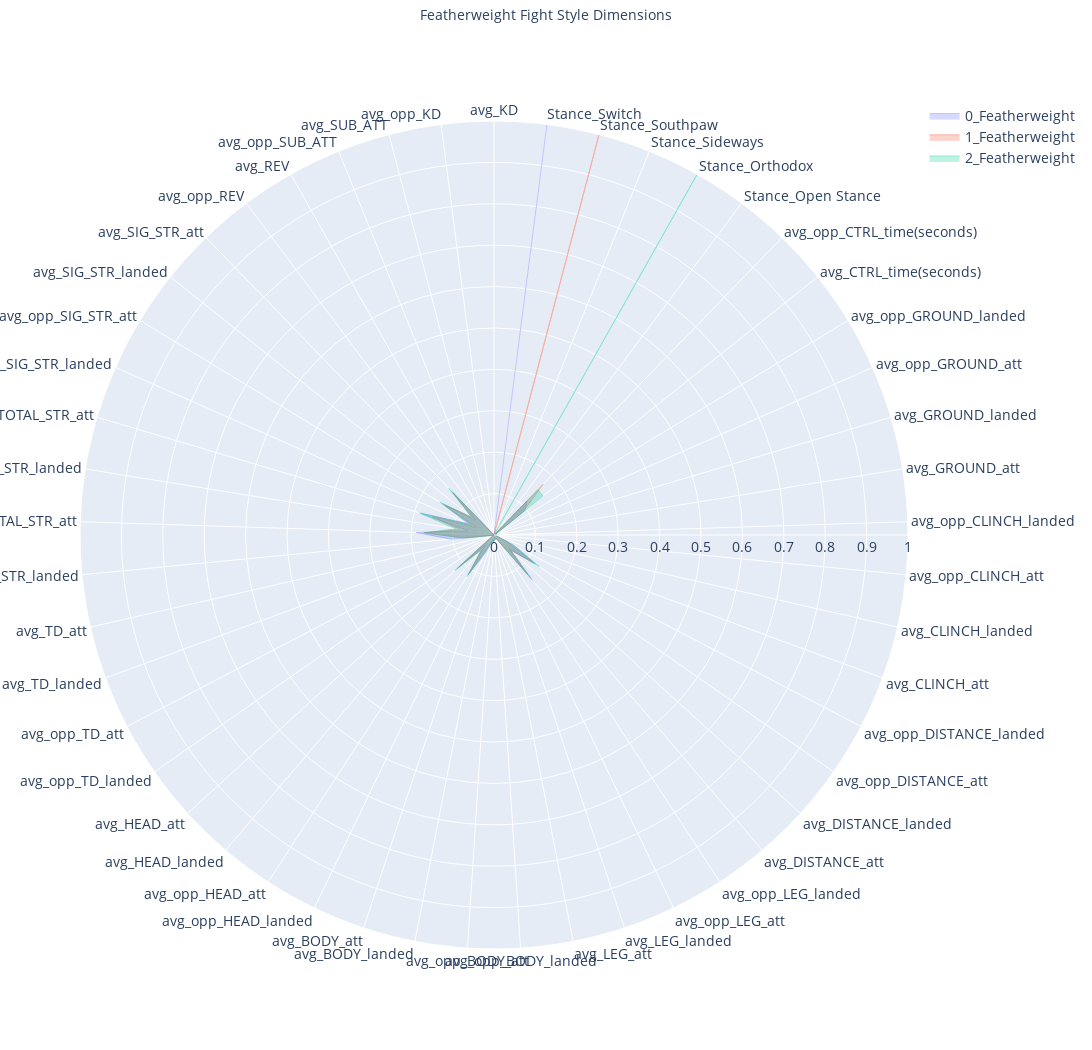
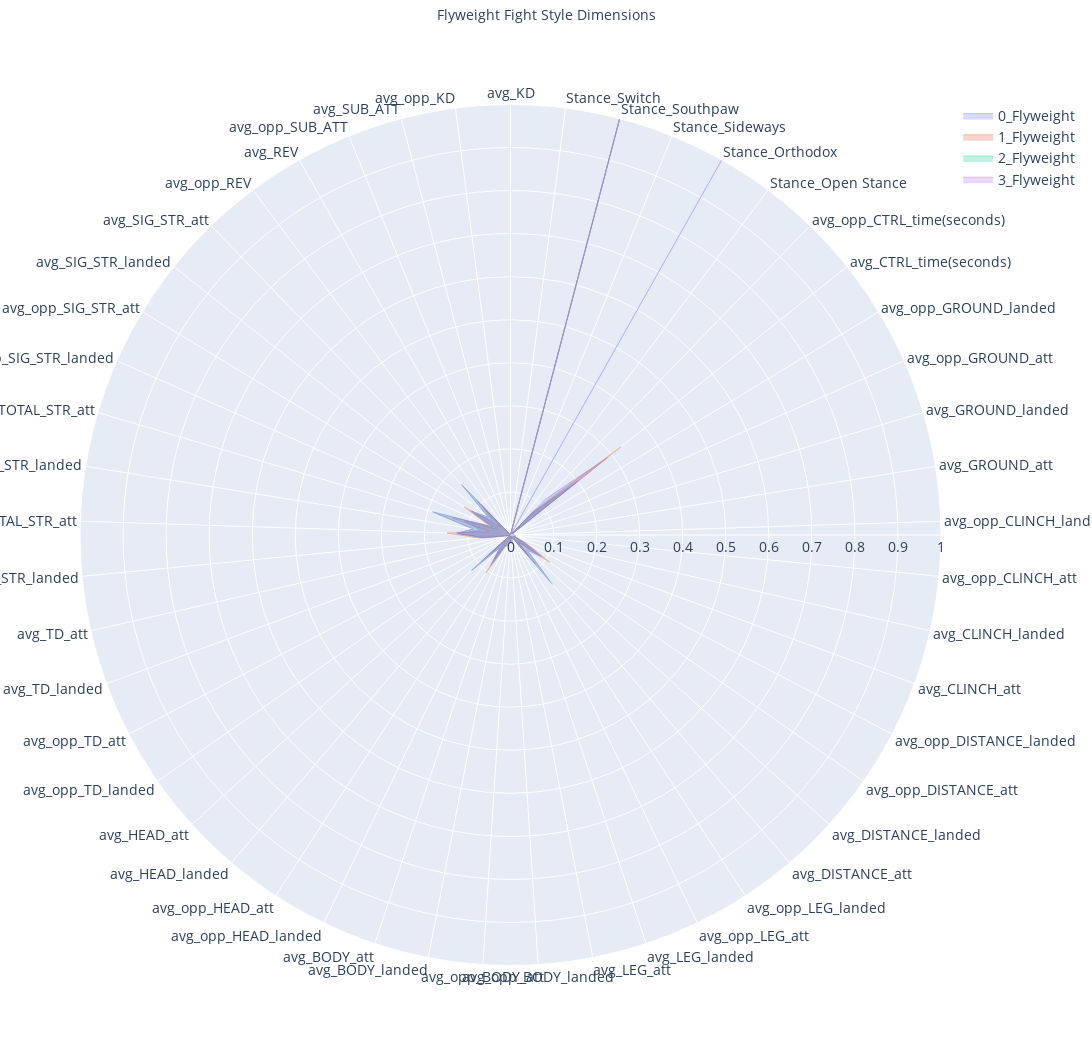
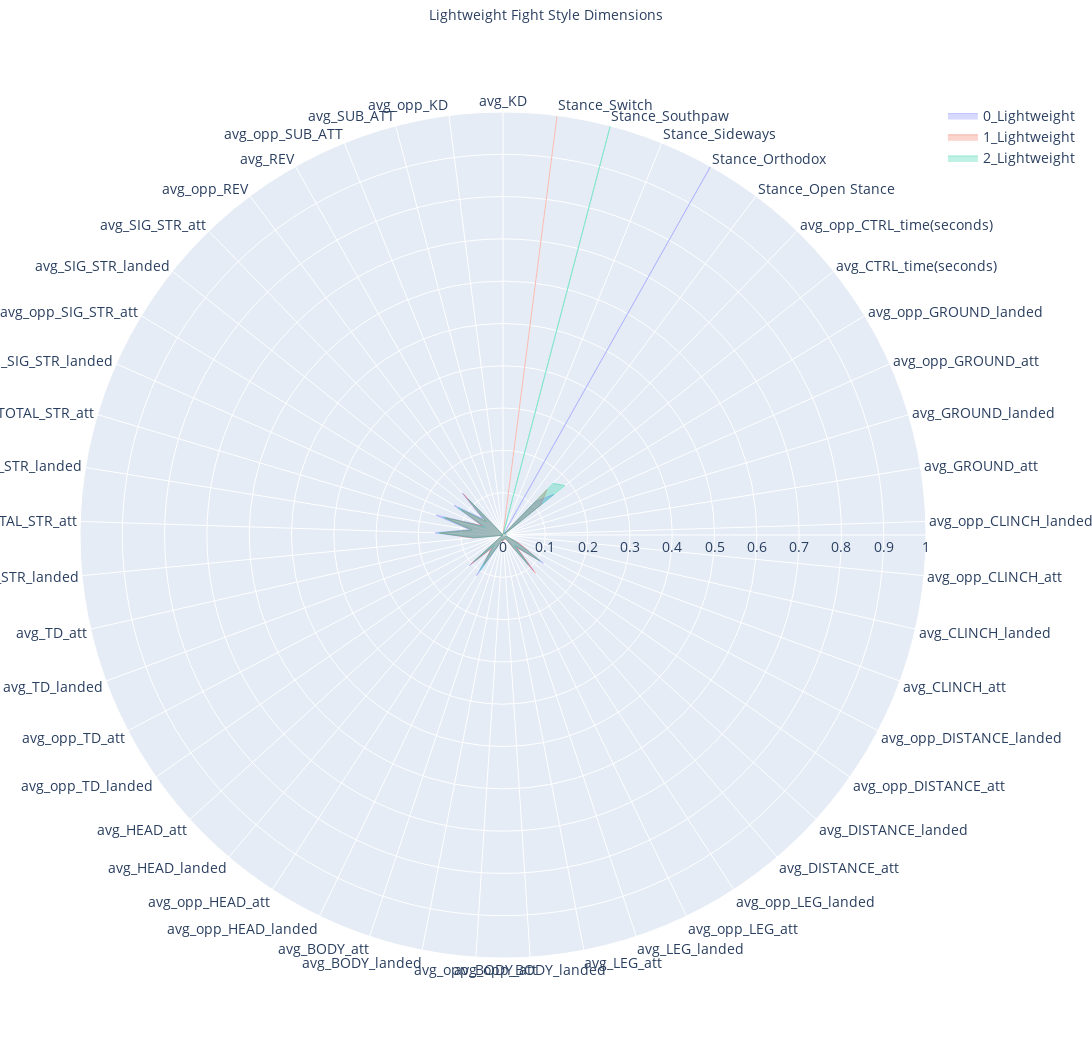
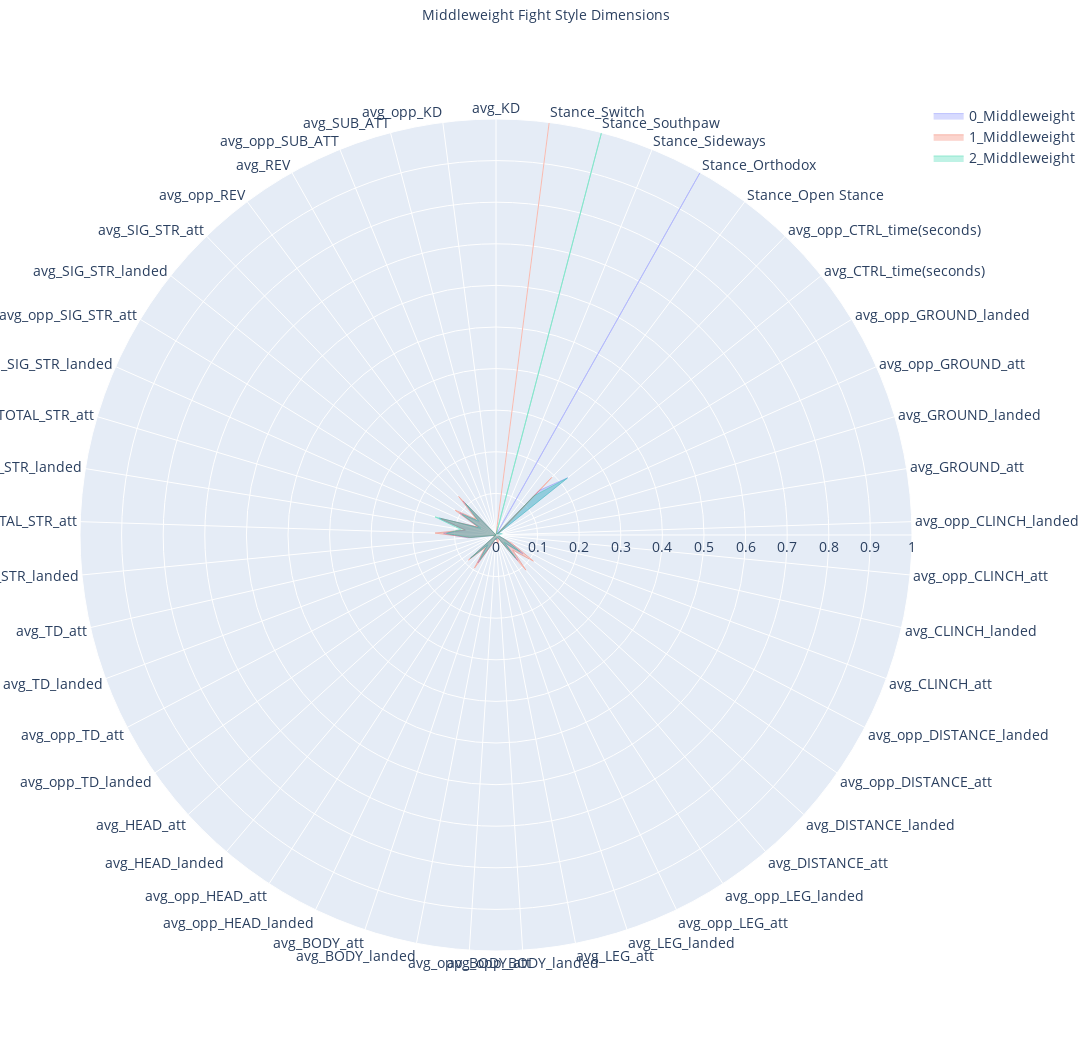

Notebook cell for these charts, in order:
### Code cell
import plotly.graph_objects as go
import plotly.io as pio
import pandas as pd

def plot_fighters_radar_chart(data, weight_class, save_path):
    dimensions = data.drop(columns='specific_cluster').columns
    fig = go.Figure()

    for specific_cluster in data['specific_cluster'].unique():
        cluster_data = data[data['specific_cluster'] == specific_cluster]

        fig.add_trace(go.Scatterpolar(
            r=cluster_data[dimensions].values.tolist()[0],
            theta=dimensions,
            fill='toself',
            name=specific_cluster,
            opacity=0.5,
            line=dict(width=0.8)
        ))

    fig.update_layout(
        title=dict(
            text=f'{weight_class} Fight Style Dimensions',
            x=0.5,
            y=0.99,
            font=dict(size=14)
        ),

        
        polar=dict(
            radialaxis=dict(
                visible=True,
                range=[0, data[dimensions].values.astype(float).max()],
                tickfont=dict(size=14)  # Increase tick font size
            ),
            angularaxis=dict(
                rotation=90,
                direction="counterclockwise",
                tickfont=dict(size=14)  # Increase tick font size
            ),
        ),
        showlegend=True,
        width=1450,
        height=1050,
        legend=dict(font=dict(size=14))  # Increase legend font size
    )

    pio.write_image(fig, save_path)
    fig.show()

# Replace `significant_weight_classes` with the actual list of weight classes
for weights in significant_weight_classes:
    save_path = f"C:\\Users\\johna\\anaconda3\\envs\\ufc-env\\ufc_styles\\data\\03_reports\\radar_plots_{weights}.png"
    plot_fighters_radar_chart(data=radar_chart_data[weights], weight_class=weights, save_path=save_path)

### Figure 1 — Plotly figure (JSON) as saved in the notebook; plotly's stock layout.template omitted (floating-point values rounded to 4 significant figures)
{"data": [{"fill": "toself", "line": {"width": 0.8}, "name": "0_Featherweight", "opacity": 0.5, "r": [0.000349, 3.773e-05, 0.001111, 0, 2.941e-05, 0, 0.146, 0.05751, 0.1459, 0.06731, 0.1842, 0.06396, 0.1877, 0.1041, 0.002062, 0.0004268, 0.00489, 0.002299, 0.1208, 0.03244, 0.1152, 0.04823, 0.0162, 0.01067, 0.01995, 0.01296, 0.006654, 0.005179, 0.008889, 0.00815, 0.144, 0.05458, 0.122, 0.05676, 0.004268, 0.003414, 0.005196, 0.00307, 0.004435, 0.00307, 0.006315, 0.005083, 0.09594, 0.1148, 0, 0, 0, 0, 1], "theta": ["avg_KD", "avg_opp_KD", "avg_SUB_ATT", "avg_opp_SUB_ATT", "avg_REV", "avg_opp_REV", "avg_SIG_STR_att", "avg_SIG_STR_landed", "avg_opp_SIG_STR_att", "avg_opp_SIG_STR_landed", "avg_TOTAL_STR_att", "avg_TOTAL_STR_landed", "avg_opp_TOTAL_STR_att", "avg_opp_TOTAL_STR_landed", "avg_TD_att", "avg_TD_landed", "avg_opp_TD_att", "avg_opp_TD_landed", "avg_HEAD_att", "avg_HEAD_landed", "avg_opp_HEAD_att", "avg_opp_HEAD_landed", "avg_BODY_att", "avg_BODY_landed", "avg_opp_BODY_att", "avg_opp_BODY_landed", "avg_LEG_att", "avg_LEG_landed", "avg_opp_LEG_att", "avg_opp_LEG_landed", "avg_DISTANCE_att", "avg_DISTANCE_landed", "avg_opp_DISTANCE_att", "avg_opp_DISTANCE_landed", "avg_CLINCH_att", "avg_CLINCH_landed", "avg_opp_CLINCH_att", "avg_opp_CLINCH_landed", "avg_GROUND_att", "avg_GROUND_landed", "avg_opp_GROUND_att", "avg_opp_GROUND_landed", "avg_CTRL_time(seconds)", "avg_opp_CTRL_time(seconds)", "Stance_Open Stance", "Stance_Orthodox", "Stance_Sideways", "Stance_Southpaw", "Stance_Switch"], "type": "scatterpolar"}, {"fill": "toself", "line": {"width": 0.8}, "name": "1_Featherweight", "opacity": 0.5, "r": [0.0001583, 1.128e-05, 0.0007923, 0.0001812, 0, 0, 0.1408, 0.07021, 0.1382, 0.04682, 0.1558, 0.08322, 0.1686, 0.07138, 0.00187, 0.0009507, 0.004299, 0.001212, 0.1147, 0.04341, 0.1086, 0.02838, 0.01833, 0.01222, 0.01463, 0.009359, 0.01215, 0.007974, 0.01174, 0.009948, 0.1239, 0.0521, 0.1164, 0.03549, 0.006985, 0.00349, 0.00679, 0.004175, 0.005791, 0.003889, 0.007307, 0.004987, 0.08822, 0.1709, 0, 0, 0, 1, 0], "theta": ["avg_KD", "avg_opp_KD", "avg_SUB_ATT", "avg_opp_SUB_ATT", "avg_REV", "avg_opp_REV", "avg_SIG_STR_att", "avg_SIG_STR_landed", "avg_opp_SIG_STR_att", "avg_opp_SIG_STR_landed", "avg_TOTAL_STR_att", "avg_TOTAL_STR_landed", "avg_opp_TOTAL_STR_att", "avg_opp_TOTAL_STR_landed", "avg_TD_att", "avg_TD_landed", "avg_opp_TD_att", "avg_opp_TD_landed", "avg_HEAD_att", "avg_HEAD_landed", "avg_opp_HEAD_att", "avg_opp_HEAD_landed", "avg_BODY_att", "avg_BODY_landed", "avg_opp_BODY_att", "avg_opp_BODY_landed", "avg_LEG_att", "avg_LEG_landed", "avg_opp_LEG_att", "avg_opp_LEG_landed", "avg_DISTANCE_att", "avg_DISTANCE_landed", "avg_opp_DISTANCE_att", "avg_opp_DISTANCE_landed", "avg_CLINCH_att", "avg_CLINCH_landed", "avg_opp_CLINCH_att", "avg_opp_CLINCH_landed", "avg_GROUND_att", "avg_GROUND_landed", "avg_opp_GROUND_att", "avg_opp_GROUND_landed", "avg_CTRL_time(seconds)", "avg_opp_CTRL_time(seconds)", "Stance_Open Stance", "Stance_Orthodox", "Stance_Sideways", "Stance_Southpaw", "Stance_Switch"], "type": "scatterpolar"}, {"fill": "toself", "line": {"width": 0.8}, "name": "2_Featherweight", "opacity": 0.5, "r": [0.0002431, 3.625e-05, 0.0003739, 6.473e-05, 5.763e-06, 1.125e-06, 0.1567, 0.06666, 0.1529, 0.05923, 0.1876, 0.09327, 0.1677, 0.07642, 0.005129, 0.001376, 0.0037, 0.001111, 0.1273, 0.0462, 0.1195, 0.03687, 0.01789, 0.01097, 0.01798, 0.01223, 0.01095, 0.008458, 0.01087, 0.008889, 0.1363, 0.04537, 0.133, 0.04914, 0.008889, 0.005556, 0.006742, 0.004153, 0.0105, 0.007616, 0.006667, 0.005048, 0.1511, 0.1522, 0, 1, 0, 0, 0], "theta": ["avg_KD", "avg_opp_KD", "avg_SUB_ATT", "avg_opp_SUB_ATT", "avg_REV", "avg_opp_REV", "avg_SIG_STR_att", "avg_SIG_STR_landed", "avg_opp_SIG_STR_att", "avg_opp_SIG_STR_landed", "avg_TOTAL_STR_att", "avg_TOTAL_STR_landed", "avg_opp_TOTAL_STR_att", "avg_opp_TOTAL_STR_landed", "avg_TD_att", "avg_TD_landed", "avg_opp_TD_att", "avg_opp_TD_landed", "avg_HEAD_att", "avg_HEAD_landed", "avg_opp_HEAD_att", "avg_opp_HEAD_landed", "avg_BODY_att", "avg_BODY_landed", "avg_opp_BODY_att", "avg_opp_BODY_landed", "avg_LEG_att", "avg_LEG_landed", "avg_opp_LEG_att", "avg_opp_LEG_landed", "avg_DISTANCE_att", "avg_DISTANCE_landed", "avg_opp_DISTANCE_att", "avg_opp_DISTANCE_landed", "avg_CLINCH_att", "avg_CLINCH_landed", "avg_opp_CLINCH_att", "avg_opp_CLINCH_landed", "avg_GROUND_att", "avg_GROUND_landed", "avg_opp_GROUND_att", "avg_opp_GROUND_landed", "avg_CTRL_time(seconds)", "avg_opp_CTRL_time(seconds)", "Stance_Open Stance", "Stance_Orthodox", "Stance_Sideways", "Stance_Southpaw", "Stance_Switch"], "type": "scatterpolar"}], "layout": {"height": 1050, "legend": {"font": {"size": 14}}, "polar": {"angularaxis": {"direction": "counterclockwise", "rotation": 90, "tickfont": {"size": 14}, "type": "category"}, "radialaxis": {"autorange": false, "range": [0, 1], "tickfont": {"size": 14}, "type": "linear", "visible": true}}, "showlegend": true, "title": {"font": {"size": 14}, "text": "Featherweight Fight Style Dimensions", "x": 0.5, "y": 0.99}, "width": 1450}}

### Figure 2 — Plotly figure (JSON) as saved in the notebook; plotly's stock layout.template omitted (floating-point values rounded to 4 significant figures)
{"data": [{"fill": "toself", "line": {"width": 0.8}, "name": "0_Flyweight", "opacity": 0.5, "r": [0.0001544, 5.239e-06, 0.0005725, 6.813e-05, 0, 3.454e-06, 0.09779, 0.05336, 0.0928, 0.03297, 0.1112, 0.06924, 0.122, 0.06531, 0.005403, 0.00245, 0.004058, 0.00118, 0.06839, 0.02897, 0.06679, 0.02191, 0.01447, 0.01135, 0.01732, 0.01073, 0.004113, 0.003402, 0.008562, 0.006308, 0.06435, 0.02437, 0.07148, 0.02137, 0.01078, 0.007378, 0.01282, 0.009246, 0.008642, 0.005682, 0.004259, 0.00277, 0.2875, 0.1153, 0, 1, 0, 0, 0], "theta": ["avg_KD", "avg_opp_KD", "avg_SUB_ATT", "avg_opp_SUB_ATT", "avg_REV", "avg_opp_REV", "avg_SIG_STR_att", "avg_SIG_STR_landed", "avg_opp_SIG_STR_att", "avg_opp_SIG_STR_landed", "avg_TOTAL_STR_att", "avg_TOTAL_STR_landed", "avg_opp_TOTAL_STR_att", "avg_opp_TOTAL_STR_landed", "avg_TD_att", "avg_TD_landed", "avg_opp_TD_att", "avg_opp_TD_landed", "avg_HEAD_att", "avg_HEAD_landed", "avg_opp_HEAD_att", "avg_opp_HEAD_landed", "avg_BODY_att", "avg_BODY_landed", "avg_opp_BODY_att", "avg_opp_BODY_landed", "avg_LEG_att", "avg_LEG_landed", "avg_opp_LEG_att", "avg_opp_LEG_landed", "avg_DISTANCE_att", "avg_DISTANCE_landed", "avg_opp_DISTANCE_att", "avg_opp_DISTANCE_landed", "avg_CLINCH_att", "avg_CLINCH_landed", "avg_opp_CLINCH_att", "avg_opp_CLINCH_landed", "avg_GROUND_att", "avg_GROUND_landed", "avg_opp_GROUND_att", "avg_opp_GROUND_landed", "avg_CTRL_time(seconds)", "avg_opp_CTRL_time(seconds)", "Stance_Open Stance", "Stance_Orthodox", "Stance_Sideways", "Stance_Southpaw", "Stance_Switch"], "type": "scatterpolar"}, {"fill": "toself", "line": {"width": 0.8}, "name": "1_Flyweight", "opacity": 0.5, "r": [0, 0, 0.0005843, 0.0004505, 3.168e-05, 0.0005737, 0.1113, 0.03056, 0.1254, 0.05363, 0.1404, 0.05056, 0.1475, 0.07388, 0.01099, 0.005177, 0.001563, 0.0009263, 0.08985, 0.0171, 0.1052, 0.03714, 0.01011, 0.003277, 0.01516, 0.01076, 0.01108, 0.009348, 0.004892, 0.004063, 0.08879, 0.02364, 0.1117, 0.04278, 0.002854, 0.001429, 0.008712, 0.005799, 0.003542, 0.002639, 0.007703, 0.005558, 0.3285, 0.0761, 0, 0, 0, 1, 0], "theta": ["avg_KD", "avg_opp_KD", "avg_SUB_ATT", "avg_opp_SUB_ATT", "avg_REV", "avg_opp_REV", "avg_SIG_STR_att", "avg_SIG_STR_landed", "avg_opp_SIG_STR_att", "avg_opp_SIG_STR_landed", "avg_TOTAL_STR_att", "avg_TOTAL_STR_landed", "avg_opp_TOTAL_STR_att", "avg_opp_TOTAL_STR_landed", "avg_TD_att", "avg_TD_landed", "avg_opp_TD_att", "avg_opp_TD_landed", "avg_HEAD_att", "avg_HEAD_landed", "avg_opp_HEAD_att", "avg_opp_HEAD_landed", "avg_BODY_att", "avg_BODY_landed", "avg_opp_BODY_att", "avg_opp_BODY_landed", "avg_LEG_att", "avg_LEG_landed", "avg_opp_LEG_att", "avg_opp_LEG_landed", "avg_DISTANCE_att", "avg_DISTANCE_landed", "avg_opp_DISTANCE_att", "avg_opp_DISTANCE_landed", "avg_CLINCH_att", "avg_CLINCH_landed", "avg_opp_CLINCH_att", "avg_opp_CLINCH_landed", "avg_GROUND_att", "avg_GROUND_landed", "avg_opp_GROUND_att", "avg_opp_GROUND_landed", "avg_CTRL_time(seconds)", "avg_opp_CTRL_time(seconds)", "Stance_Open Stance", "Stance_Orthodox", "Stance_Sideways", "Stance_Southpaw", "Stance_Switch"], "type": "scatterpolar"}, {"fill": "toself", "line": {"width": 0.8}, "name": "2_Flyweight", "opacity": 0.5, "r": [0.000128, 3.801e-05, 0.0002549, 0, 1.774e-05, 0, 0.1637, 0.06601, 0.1048, 0.04437, 0.1902, 0.08666, 0.1241, 0.06254, 0.00403, 0.001556, 0.00565, 0.001736, 0.1229, 0.03902, 0.07857, 0.02515, 0.0282, 0.01735, 0.01807, 0.01229, 0.01992, 0.01297, 0.006431, 0.005598, 0.1503, 0.04955, 0.08443, 0.03138, 0.01146, 0.007845, 0.01189, 0.007781, 0.007019, 0.004538, 0.003529, 0.002765, 0.1988, 0.06875, 0, 0, 0, 1, 0], "theta": ["avg_KD", "avg_opp_KD", "avg_SUB_ATT", "avg_opp_SUB_ATT", "avg_REV", "avg_opp_REV", "avg_SIG_STR_att", "avg_SIG_STR_landed", "avg_opp_SIG_STR_att", "avg_opp_SIG_STR_landed", "avg_TOTAL_STR_att", "avg_TOTAL_STR_landed", "avg_opp_TOTAL_STR_att", "avg_opp_TOTAL_STR_landed", "avg_TD_att", "avg_TD_landed", "avg_opp_TD_att", "avg_opp_TD_landed", "avg_HEAD_att", "avg_HEAD_landed", "avg_opp_HEAD_att", "avg_opp_HEAD_landed", "avg_BODY_att", "avg_BODY_landed", "avg_opp_BODY_att", "avg_opp_BODY_landed", "avg_LEG_att", "avg_LEG_landed", "avg_opp_LEG_att", "avg_opp_LEG_landed", "avg_DISTANCE_att", "avg_DISTANCE_landed", "avg_opp_DISTANCE_att", "avg_opp_DISTANCE_landed", "avg_CLINCH_att", "avg_CLINCH_landed", "avg_opp_CLINCH_att", "avg_opp_CLINCH_landed", "avg_GROUND_att", "avg_GROUND_landed", "avg_opp_GROUND_att", "avg_opp_GROUND_landed", "avg_CTRL_time(seconds)", "avg_opp_CTRL_time(seconds)", "Stance_Open Stance", "Stance_Orthodox", "Stance_Sideways", "Stance_Southpaw", "Stance_Switch"], "type": "scatterpolar"}, {"fill": "toself", "line": {"width": 0.8}, "name": "3_Flyweight", "opacity": 0.5, "r": [8.659e-05, 0, 0.0002865, 0, 1.774e-05, 0, 0.1617, 0.06486, 0.1088, 0.04533, 0.1861, 0.08863, 0.1251, 0.06309, 0.006287, 0.001878, 0.004628, 0.001117, 0.1203, 0.03902, 0.08499, 0.0291, 0.02602, 0.01359, 0.01807, 0.01117, 0.0198, 0.01297, 0.009276, 0.006823, 0.1412, 0.05444, 0.08948, 0.03509, 0.01101, 0.007845, 0.0116, 0.007124, 0.007019, 0.004538, 0.002836, 0.001689, 0.2019, 0.06875, 0, 0, 0, 1, 0], "theta": ["avg_KD", "avg_opp_KD", "avg_SUB_ATT", "avg_opp_SUB_ATT", "avg_REV", "avg_opp_REV", "avg_SIG_STR_att", "avg_SIG_STR_landed", "avg_opp_SIG_STR_att", "avg_opp_SIG_STR_landed", "avg_TOTAL_STR_att", "avg_TOTAL_STR_landed", "avg_opp_TOTAL_STR_att", "avg_opp_TOTAL_STR_landed", "avg_TD_att", "avg_TD_landed", "avg_opp_TD_att", "avg_opp_TD_landed", "avg_HEAD_att", "avg_HEAD_landed", "avg_opp_HEAD_att", "avg_opp_HEAD_landed", "avg_BODY_att", "avg_BODY_landed", "avg_opp_BODY_att", "avg_opp_BODY_landed", "avg_LEG_att", "avg_LEG_landed", "avg_opp_LEG_att", "avg_opp_LEG_landed", "avg_DISTANCE_att", "avg_DISTANCE_landed", "avg_opp_DISTANCE_att", "avg_opp_DISTANCE_landed", "avg_CLINCH_att", "avg_CLINCH_landed", "avg_opp_CLINCH_att", "avg_opp_CLINCH_landed", "avg_GROUND_att", "avg_GROUND_landed", "avg_opp_GROUND_att", "avg_opp_GROUND_landed", "avg_CTRL_time(seconds)", "avg_opp_CTRL_time(seconds)", "Stance_Open Stance", "Stance_Orthodox", "Stance_Sideways", "Stance_Southpaw", "Stance_Switch"], "type": "scatterpolar"}], "layout": {"height": 1050, "legend": {"font": {"size": 14}}, "polar": {"angularaxis": {"direction": "counterclockwise", "rotation": 90, "tickfont": {"size": 14}, "type": "category"}, "radialaxis": {"autorange": false, "range": [0, 1], "tickfont": {"size": 14}, "type": "linear", "visible": true}}, "showlegend": true, "title": {"font": {"size": 14}, "text": "Flyweight Fight Style Dimensions", "x": 0.5, "y": 0.99}, "width": 1450}}

### Figure 3 — Plotly figure (JSON) as saved in the notebook; plotly's stock layout.template omitted (floating-point values rounded to 4 significant figures)
{"data": [{"fill": "toself", "line": {"width": 0.8}, "name": "0_Lightweight", "opacity": 0.5, "r": [0.0002256, 0.0001805, 0.0004098, 0.0001638, 3.538e-05, 1.091e-05, 0.1383, 0.06077, 0.1357, 0.0529, 0.1649, 0.079, 0.1602, 0.07011, 0.003513, 0.001712, 0.003689, 0.001022, 0.108, 0.03677, 0.1145, 0.03411, 0.01525, 0.011, 0.01578, 0.00975, 0.01054, 0.008627, 0.01059, 0.00815, 0.1112, 0.04102, 0.1165, 0.04077, 0.008017, 0.005333, 0.007977, 0.004435, 0.01037, 0.006687, 0.004487, 0.002766, 0.1541, 0.1091, 0, 1, 0, 0, 0], "theta": ["avg_KD", "avg_opp_KD", "avg_SUB_ATT", "avg_opp_SUB_ATT", "avg_REV", "avg_opp_REV", "avg_SIG_STR_att", "avg_SIG_STR_landed", "avg_opp_SIG_STR_att", "avg_opp_SIG_STR_landed", "avg_TOTAL_STR_att", "avg_TOTAL_STR_landed", "avg_opp_TOTAL_STR_att", "avg_opp_TOTAL_STR_landed", "avg_TD_att", "avg_TD_landed", "avg_opp_TD_att", "avg_opp_TD_landed", "avg_HEAD_att", "avg_HEAD_landed", "avg_opp_HEAD_att", "avg_opp_HEAD_landed", "avg_BODY_att", "avg_BODY_landed", "avg_opp_BODY_att", "avg_opp_BODY_landed", "avg_LEG_att", "avg_LEG_landed", "avg_opp_LEG_att", "avg_opp_LEG_landed", "avg_DISTANCE_att", "avg_DISTANCE_landed", "avg_opp_DISTANCE_att", "avg_opp_DISTANCE_landed", "avg_CLINCH_att", "avg_CLINCH_landed", "avg_opp_CLINCH_att", "avg_opp_CLINCH_landed", "avg_GROUND_att", "avg_GROUND_landed", "avg_opp_GROUND_att", "avg_opp_GROUND_landed", "avg_CTRL_time(seconds)", "avg_opp_CTRL_time(seconds)", "Stance_Open Stance", "Stance_Orthodox", "Stance_Sideways", "Stance_Southpaw", "Stance_Switch"], "type": "scatterpolar"}, {"fill": "toself", "line": {"width": 0.8}, "name": "1_Lightweight", "opacity": 0.5, "r": [0.0004566, 0, 0.0002832, 0.001403, 0.0001792, 3.54e-06, 0.1345, 0.05096, 0.1151, 0.05389, 0.1423, 0.07424, 0.1476, 0.0729, 0.00235, 0.001314, 0.004695, 0.001629, 0.1024, 0.04222, 0.08405, 0.02901, 0.01565, 0.00939, 0.01565, 0.01077, 0.01241, 0.011, 0.01228, 0.01063, 0.1185, 0.04418, 0.1055, 0.04464, 0.005552, 0.00308, 0.007702, 0.003876, 0.003159, 0.002066, 0.00426, 0.003877, 0.1141, 0.1494, 0, 0, 0, 0, 1], "theta": ["avg_KD", "avg_opp_KD", "avg_SUB_ATT", "avg_opp_SUB_ATT", "avg_REV", "avg_opp_REV", "avg_SIG_STR_att", "avg_SIG_STR_landed", "avg_opp_SIG_STR_att", "avg_opp_SIG_STR_landed", "avg_TOTAL_STR_att", "avg_TOTAL_STR_landed", "avg_opp_TOTAL_STR_att", "avg_opp_TOTAL_STR_landed", "avg_TD_att", "avg_TD_landed", "avg_opp_TD_att", "avg_opp_TD_landed", "avg_HEAD_att", "avg_HEAD_landed", "avg_opp_HEAD_att", "avg_opp_HEAD_landed", "avg_BODY_att", "avg_BODY_landed", "avg_opp_BODY_att", "avg_opp_BODY_landed", "avg_LEG_att", "avg_LEG_landed", "avg_opp_LEG_att", "avg_opp_LEG_landed", "avg_DISTANCE_att", "avg_DISTANCE_landed", "avg_opp_DISTANCE_att", "avg_opp_DISTANCE_landed", "avg_CLINCH_att", "avg_CLINCH_landed", "avg_opp_CLINCH_att", "avg_opp_CLINCH_landed", "avg_GROUND_att", "avg_GROUND_landed", "avg_opp_GROUND_att", "avg_opp_GROUND_landed", "avg_CTRL_time(seconds)", "avg_opp_CTRL_time(seconds)", "Stance_Open Stance", "Stance_Orthodox", "Stance_Sideways", "Stance_Southpaw", "Stance_Switch"], "type": "scatterpolar"}, {"fill": "toself", "line": {"width": 0.8}, "name": "2_Lightweight", "opacity": 0.5, "r": [0.0001349, 5.36e-06, 0.00121, 0.0006365, 1.59e-05, 3.545e-05, 0.1174, 0.05082, 0.1244, 0.04472, 0.1468, 0.07281, 0.152, 0.06599, 0.005187, 0.001518, 0.003576, 0.001273, 0.09253, 0.03079, 0.1006, 0.02933, 0.0136, 0.009739, 0.01287, 0.009166, 0.01023, 0.008024, 0.007554, 0.005837, 0.09217, 0.03505, 0.106, 0.03094, 0.009921, 0.006056, 0.00883, 0.005003, 0.00957, 0.006377, 0.006613, 0.005034, 0.1872, 0.1701, 0, 0, 0, 1, 0], "theta": ["avg_KD", "avg_opp_KD", "avg_SUB_ATT", "avg_opp_SUB_ATT", "avg_REV", "avg_opp_REV", "avg_SIG_STR_att", "avg_SIG_STR_landed", "avg_opp_SIG_STR_att", "avg_opp_SIG_STR_landed", "avg_TOTAL_STR_att", "avg_TOTAL_STR_landed", "avg_opp_TOTAL_STR_att", "avg_opp_TOTAL_STR_landed", "avg_TD_att", "avg_TD_landed", "avg_opp_TD_att", "avg_opp_TD_landed", "avg_HEAD_att", "avg_HEAD_landed", "avg_opp_HEAD_att", "avg_opp_HEAD_landed", "avg_BODY_att", "avg_BODY_landed", "avg_opp_BODY_att", "avg_opp_BODY_landed", "avg_LEG_att", "avg_LEG_landed", "avg_opp_LEG_att", "avg_opp_LEG_landed", "avg_DISTANCE_att", "avg_DISTANCE_landed", "avg_opp_DISTANCE_att", "avg_opp_DISTANCE_landed", "avg_CLINCH_att", "avg_CLINCH_landed", "avg_opp_CLINCH_att", "avg_opp_CLINCH_landed", "avg_GROUND_att", "avg_GROUND_landed", "avg_opp_GROUND_att", "avg_opp_GROUND_landed", "avg_CTRL_time(seconds)", "avg_opp_CTRL_time(seconds)", "Stance_Open Stance", "Stance_Orthodox", "Stance_Sideways", "Stance_Southpaw", "Stance_Switch"], "type": "scatterpolar"}], "layout": {"height": 1050, "legend": {"font": {"size": 14}}, "polar": {"angularaxis": {"direction": "counterclockwise", "rotation": 90, "tickfont": {"size": 14}, "type": "category"}, "radialaxis": {"autorange": false, "range": [0, 1], "tickfont": {"size": 14}, "type": "linear", "visible": true}}, "showlegend": true, "title": {"font": {"size": 14}, "text": "Lightweight Fight Style Dimensions", "x": 0.5, "y": 0.99}, "width": 1450}}

### Figure 4 — Plotly figure (JSON) as saved in the notebook; plotly's stock layout.template omitted (floating-point values rounded to 4 significant figures)
{"data": [{"fill": "toself", "line": {"width": 0.8}, "name": "0_Middleweight", "opacity": 0.5, "r": [0.0001738, 5.952e-05, 0.0004172, 0.0001658, 5.313e-07, 1.829e-05, 0.1135, 0.0509, 0.1017, 0.04356, 0.1426, 0.07381, 0.1261, 0.06832, 0.004807, 0.001689, 0.003166, 0.001208, 0.08306, 0.03116, 0.08007, 0.02806, 0.01414, 0.009379, 0.01158, 0.007244, 0.01138, 0.008421, 0.00883, 0.007778, 0.08009, 0.03034, 0.07926, 0.02867, 0.008134, 0.005743, 0.008465, 0.005167, 0.0128, 0.008488, 0.005466, 0.003679, 0.2205, 0.1487, 0, 1, 0, 0, 0], "theta": ["avg_KD", "avg_opp_KD", "avg_SUB_ATT", "avg_opp_SUB_ATT", "avg_REV", "avg_opp_REV", "avg_SIG_STR_att", "avg_SIG_STR_landed", "avg_opp_SIG_STR_att", "avg_opp_SIG_STR_landed", "avg_TOTAL_STR_att", "avg_TOTAL_STR_landed", "avg_opp_TOTAL_STR_att", "avg_opp_TOTAL_STR_landed", "avg_TD_att", "avg_TD_landed", "avg_opp_TD_att", "avg_opp_TD_landed", "avg_HEAD_att", "avg_HEAD_landed", "avg_opp_HEAD_att", "avg_opp_HEAD_landed", "avg_BODY_att", "avg_BODY_landed", "avg_opp_BODY_att", "avg_opp_BODY_landed", "avg_LEG_att", "avg_LEG_landed", "avg_opp_LEG_att", "avg_opp_LEG_landed", "avg_DISTANCE_att", "avg_DISTANCE_landed", "avg_opp_DISTANCE_att", "avg_opp_DISTANCE_landed", "avg_CLINCH_att", "avg_CLINCH_landed", "avg_opp_CLINCH_att", "avg_opp_CLINCH_landed", "avg_GROUND_att", "avg_GROUND_landed", "avg_opp_GROUND_att", "avg_opp_GROUND_landed", "avg_CTRL_time(seconds)", "avg_opp_CTRL_time(seconds)", "Stance_Open Stance", "Stance_Orthodox", "Stance_Sideways", "Stance_Southpaw", "Stance_Switch"], "type": "scatterpolar"}, {"fill": "toself", "line": {"width": 0.8}, "name": "1_Middleweight", "opacity": 0.5, "r": [0.00122, 0, 2.481e-05, 0, 0, 0, 0.129, 0.0607, 0.1146, 0.04722, 0.1387, 0.07531, 0.1465, 0.06383, 1.891e-05, 0, 0.006464, 0.001254, 0.08959, 0.04014, 0.0954, 0.03076, 0.0169, 0.01124, 0.01091, 0.006955, 0.02168, 0.01738, 0.01172, 0.01016, 0.1111, 0.05416, 0.1097, 0.04237, 0.004658, 0.003988, 0.003457, 0.002722, 0.003517, 0.002524, 0.003014, 0.001495, 0.01525, 0.1928, 0, 0, 0, 0, 1], "theta": ["avg_KD", "avg_opp_KD", "avg_SUB_ATT", "avg_opp_SUB_ATT", "avg_REV", "avg_opp_REV", "avg_SIG_STR_att", "avg_SIG_STR_landed", "avg_opp_SIG_STR_att", "avg_opp_SIG_STR_landed", "avg_TOTAL_STR_att", "avg_TOTAL_STR_landed", "avg_opp_TOTAL_STR_att", "avg_opp_TOTAL_STR_landed", "avg_TD_att", "avg_TD_landed", "avg_opp_TD_att", "avg_opp_TD_landed", "avg_HEAD_att", "avg_HEAD_landed", "avg_opp_HEAD_att", "avg_opp_HEAD_landed", "avg_BODY_att", "avg_BODY_landed", "avg_opp_BODY_att", "avg_opp_BODY_landed", "avg_LEG_att", "avg_LEG_landed", "avg_opp_LEG_att", "avg_opp_LEG_landed", "avg_DISTANCE_att", "avg_DISTANCE_landed", "avg_opp_DISTANCE_att", "avg_opp_DISTANCE_landed", "avg_CLINCH_att", "avg_CLINCH_landed", "avg_opp_CLINCH_att", "avg_opp_CLINCH_landed", "avg_GROUND_att", "avg_GROUND_landed", "avg_opp_GROUND_att", "avg_opp_GROUND_landed", "avg_CTRL_time(seconds)", "avg_opp_CTRL_time(seconds)", "Stance_Open Stance", "Stance_Orthodox", "Stance_Sideways", "Stance_Southpaw", "Stance_Switch"], "type": "scatterpolar"}, {"fill": "toself", "line": {"width": 0.8}, "name": "2_Middleweight", "opacity": 0.5, "r": [0.0001901, 7.142e-05, 0.0003043, 8.103e-05, 0, 0, 0.1053, 0.05424, 0.09504, 0.03977, 0.1527, 0.08583, 0.119, 0.06157, 0.003169, 0.001213, 0.004043, 0.0008277, 0.0827, 0.03127, 0.07113, 0.02163, 0.01266, 0.009146, 0.01124, 0.007198, 0.007583, 0.005906, 0.00775, 0.005973, 0.072, 0.02621, 0.07098, 0.02376, 0.009841, 0.007198, 0.008824, 0.00535, 0.01553, 0.01186, 0.006399, 0.004444, 0.2192, 0.1304, 0, 0, 0, 1, 0], "theta": ["avg_KD", "avg_opp_KD", "avg_SUB_ATT", "avg_opp_SUB_ATT", "avg_REV", "avg_opp_REV", "avg_SIG_STR_att", "avg_SIG_STR_landed", "avg_opp_SIG_STR_att", "avg_opp_SIG_STR_landed", "avg_TOTAL_STR_att", "avg_TOTAL_STR_landed", "avg_opp_TOTAL_STR_att", "avg_opp_TOTAL_STR_landed", "avg_TD_att", "avg_TD_landed", "avg_opp_TD_att", "avg_opp_TD_landed", "avg_HEAD_att", "avg_HEAD_landed", "avg_opp_HEAD_att", "avg_opp_HEAD_landed", "avg_BODY_att", "avg_BODY_landed", "avg_opp_BODY_att", "avg_opp_BODY_landed", "avg_LEG_att", "avg_LEG_landed", "avg_opp_LEG_att", "avg_opp_LEG_landed", "avg_DISTANCE_att", "avg_DISTANCE_landed", "avg_opp_DISTANCE_att", "avg_opp_DISTANCE_landed", "avg_CLINCH_att", "avg_CLINCH_landed", "avg_opp_CLINCH_att", "avg_opp_CLINCH_landed", "avg_GROUND_att", "avg_GROUND_landed", "avg_opp_GROUND_att", "avg_opp_GROUND_landed", "avg_CTRL_time(seconds)", "avg_opp_CTRL_time(seconds)", "Stance_Open Stance", "Stance_Orthodox", "Stance_Sideways", "Stance_Southpaw", "Stance_Switch"], "type": "scatterpolar"}], "layout": {"height": 1050, "legend": {"font": {"size": 14}}, "polar": {"angularaxis": {"direction": "counterclockwise", "rotation": 90, "tickfont": {"size": 14}, "type": "category"}, "radialaxis": {"autorange": false, "range": [0, 1], "tickfont": {"size": 14}, "type": "linear", "visible": true}}, "showlegend": true, "title": {"font": {"size": 14}, "text": "Middleweight Fight Style Dimensions", "x": 0.5, "y": 0.99}, "width": 1450}}
